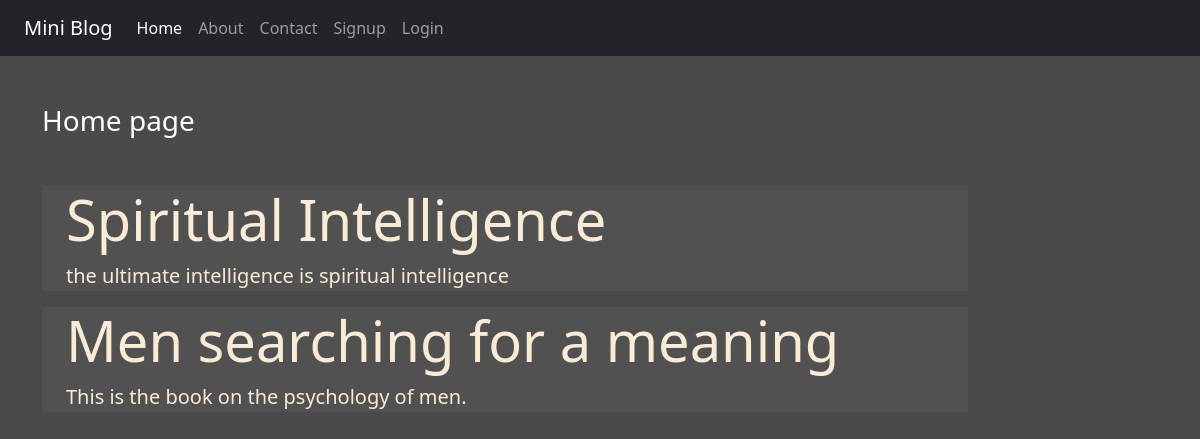
The page / on the database its author committed.
### blog/models.py (models this page shows)
class Post(models.Model):
    title = models.CharField(max_length=240)
    desc = models.TextField()

### blog/views.py (the view)
# urls.py: path('', views.home, name='home'),
def home(request):
    posts = Post.objects.all()
    return render(request,'blog/home.html',{"posts":posts})

### blog/templates/blog/home.html
{% extends 'blog/base.html' %}
{% load static %}
{% block content %}
<div class="col-sm-10">
    <h3 class="text-white my-5">Home page</h3>
        {% for post in posts %}
            <div class="jumbotron jumbotron-fluid jumbo-color">
            <div class="container">
                <h1 class="display-4 font-weight-bold">{{post.title}}</h1>
                <p class="lead">{{post.desc}}</p>
            </div>
            </div>
        {% endfor %}
</div>
{% endblock content %}

### blog/static/blog/css/style.css (style rules this page uses)
body { background-color: rgb(75, 74, 74); color: antiquewhite; }
.jumbo-color { background-color: rgb(82, 81, 81); }

### rows shown on the page
Post: title "Spiritual Intelligence", desc "the ultimate intelligence is spiritual intelligence"
Post: title "Men searching for a meaning", desc "This is the book on the psychology of men."
